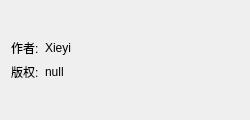
<?xml version="1.0" encoding="UTF-8"?>
<ui version="4.0">
 <class>FrmAbout</class>
 <widget class="QWidget" name="FrmAbout">
  <property name="geometry">
   <rect>
    <x>0</x>
    <y>0</y>
    <width>250</width>
    <height>120</height>
   </rect>
  </property>
  <property name="minimumSize">
   <size>
    <width>250</width>
    <height>120</height>
   </size>
  </property>
  <property name="maximumSize">
   <size>
    <width>250</width>
    <height>120</height>
   </size>
  </property>
  <property name="windowTitle">
   <string>Form</string>
  </property>
  <layout class="QFormLayout" name="formLayout">
   <item row="1" column="1">
    <widget class="XMatLabel" name="lbAuthor2">
     <property name="text">
      <string>Xieyi</string>
     </property>
    </widget>
   </item>
   <item row="1" column="0">
    <widget class="XMatLabel" name="lbAuthor1">
     <property name="text">
      <string>作者:</string>
     </property>
    </widget>
   </item>
   <item row="2" column="1">
    <widget class="XMatLabel" name="lbCopyright2">
     <property name="text">
      <string>null</string>
     </property>
    </widget>
   </item>
   <item row="2" column="0">
    <widget class="XMatLabel" name="lbCopyright1">
     <property name="text">
      <string>版权:</string>
     </property>
    </widget>
   </item>
   <item row="0" column="0">
    <spacer name="vSpacer">
     <property name="orientation">
      <enum>Qt::Vertical</enum>
     </property>
     <property name="sizeHint" stdset="0">
      <size>
       <width>20</width>
       <height>40</height>
      </size>
     </property>
    </spacer>
   </item>
   <item row="3" column="0">
    <spacer name="verticalSpacer_2">
     <property name="orientation">
      <enum>Qt::Vertical</enum>
     </property>
     <property name="sizeHint" stdset="0">
      <size>
       <width>20</width>
       <height>40</height>
      </size>
     </property>
    </spacer>
   </item>
  </layout>
 </widget>
 <customwidgets>
  <customwidget>
   <class>XMatLabel</class>
   <extends>QLabel</extends>
   <header>XMatLabel.h</header>
  </customwidget>
 </customwidgets>
 <resources/>
 <connections/>
</ui>
